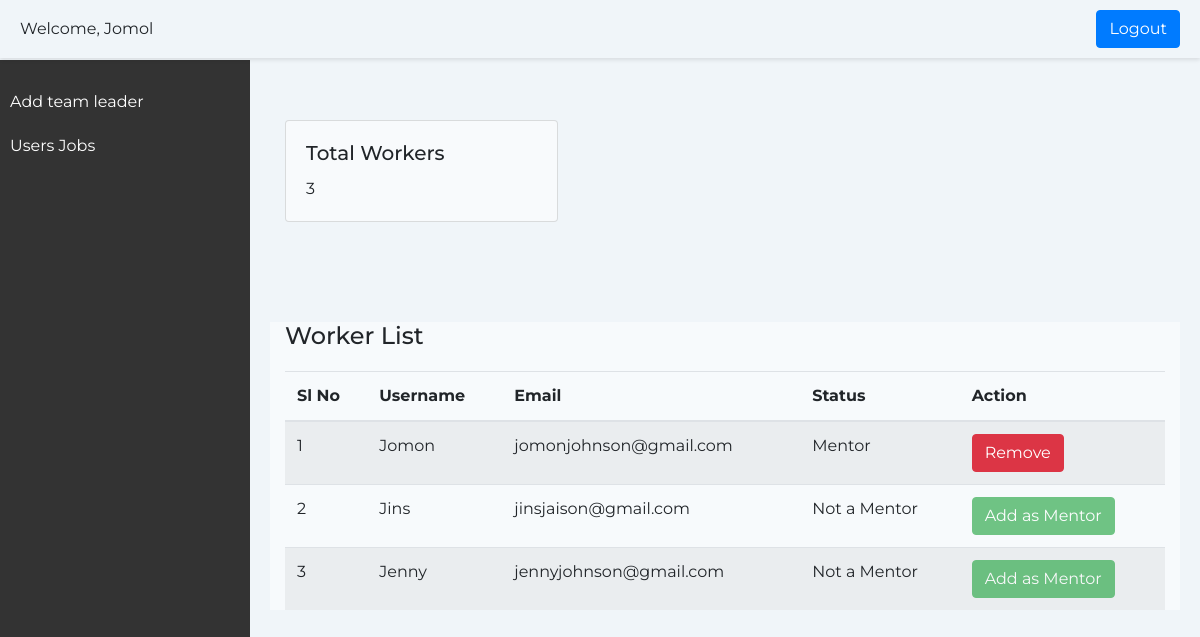
Page /dashmember (signed in) on the earlier database version.
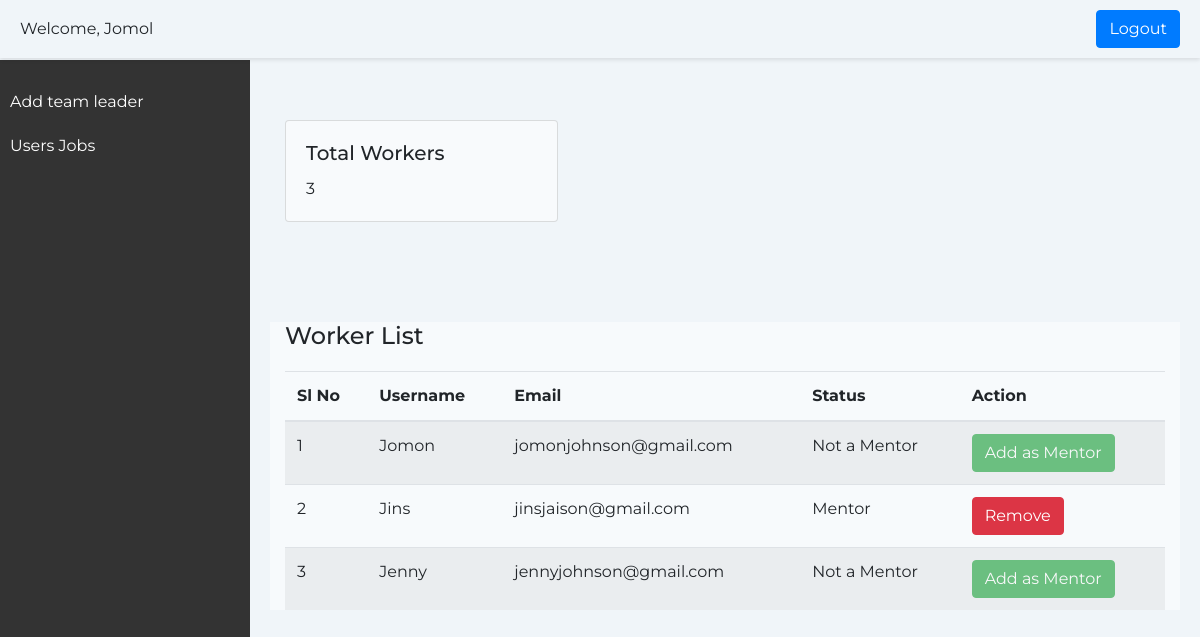
Same page on the later database version.
### home/models.py (models this page shows, shortened)
class CustomUser(AbstractUser):
    user_type = models.CharField(max_length=20) # Add any additional fields you need
    email=models.EmailField(unique=True)
    is_mentor = models.BooleanField(default=False)
    admin_id = models.CharField(max_length=10, blank=True, null=True)
    is_verified = models.BooleanField(default=False)
    panchayath_name = models.CharField(max_length=100, blank=True, null=True,default='')
    ward_number = models.CharField(max_length=10, blank=True, null=True,default='')
    has_edited_profile = models.BooleanField(default=False)

### home/views.py (the view)
# urls.py: path('dashmember',views.dashmember,name="dashmember"),
@never_cache
@login_required(login_url='login')
def dashmember(request):
    if 'username' in request.session:
        worker_users = CustomUser.objects.filter(user_type='worker')
        mentor_user = CustomUser.objects.filter(is_mentor=True, user_type='worker').first()
        context = {
            'worker_users': worker_users,
            'mentor_user': mentor_user
        }
        response = render(request,"dashmember.html",context)
        response['Cache-Control'] = 'no-store,must-revalidate'
        return response
    else:
        return redirect('login')

### templates/dashmember.html (shortened to what this page needs)
{% load static %}
<!DOCTYPE html>
                <html lang="en">
                <head>
                    <link href="https://maxcdn.bootstrapcdn.com/bootstrap/4.5.2/css/bootstrap.min.css" rel="stylesheet">
                </head>
                <body>
                    <div class="header">
                        <div class="user-profile">
                            <span>Welcome, {{user.username}}</span>
                        </div>
                        {% if user.is_authenticated %}
                        <a href={% url 'logout' %} class="btn btn-primary ml-lg-3">Logout</a>
                        {% else %}
                        <a href="login.html" class="btn btn-primary ml-lg-3">Login</a>
                        {% endif %}
                    </div>
                    <div class="sidebar">
                        <ul>
                            <li><a href="toggle_mentor_status">Add team leader</a></li>
                            <li><a href="member_view_users_jobs">Users Jobs </a></li>
                        </ul>
                    </div>
                    <div class="content">
                        <div class="container">
                            <div class="row">
                                <div class="col-md-4">
                                    <div class="card" style="background-color: rgba(255, 255, 255, 0.5);">
                                        <div class="card-body">
                                            <h5 class="card-title">Total Workers</h5>
                                            <p class="card-text">{{ worker_users.count }}</p>
                                        </div>
                                    </div>
                                </div>
                            </div>
                        </div>
                            <div class="container" style="background-color: rgba(255, 255, 255, 0.5);">
                                <div id="worker-list">
                                    <h2 class="page-title mt-4">Worker List</h2>
                                    <table class="table table-striped">
                                        <thead>
                                            <tr>
                                                <th>Sl No</th>
                                                <th>Username</th>
                                                <th>Email</th>
                                                <th>Status</th>
                                                <th>Action</th>
                                            </tr>
                                        </thead>
                                        <tbody>
                                            {% for user in worker_users %}
                                                <tr>
                                                    <td>{{ forloop.counter }}</td>
                                                    <td>{{ user.username }}</td>
                                                    <td>{{ user.email }}</td>
                                                    <td>
                                                        {% if user.is_mentor %}
                                                            Mentor
                                                        {% else %}
                                                            Not a Mentor
                                                        {% endif %}
                                                    </td>
                                                    <td>
                                                        <form method="post" action="{% url 'add_remove_mentor' user.id %}">
                                                            <button type="submit" class="btn {% if user.is_mentor %}btn-danger{% else %}btn-success{% endif %}"
                                                                    {% if mentor_user %}
                                                                        {% if user != mentor_user %}
                                                                            {% if not user.is_mentor %}
                                                                                disabled
                                                                            {% endif %}
                                                                        {% endif %}
                                                                    {% endif %}
                                                            >
                                                                {% if user.is_mentor %}
                                                                    Remove
                                                                {% else %}
                                                                    Add as Mentor
                                                                {% endif %}
                                                            </button>
                                                        </form>
                                                    </td>
                                                </tr>
                                            {% endfor %}
                                        </tbody>
                                    </table>
                                </div>
                            </div>
                </body>
                </html>

Differences in the rows shown:
changed CustomUser "Jomon": is_mentor "Mentor Remove" → "Not a Mentor Add as Mentor"
changed CustomUser "Jins": is_mentor "Not a Mentor Add as Mentor" → "Mentor Remove"
